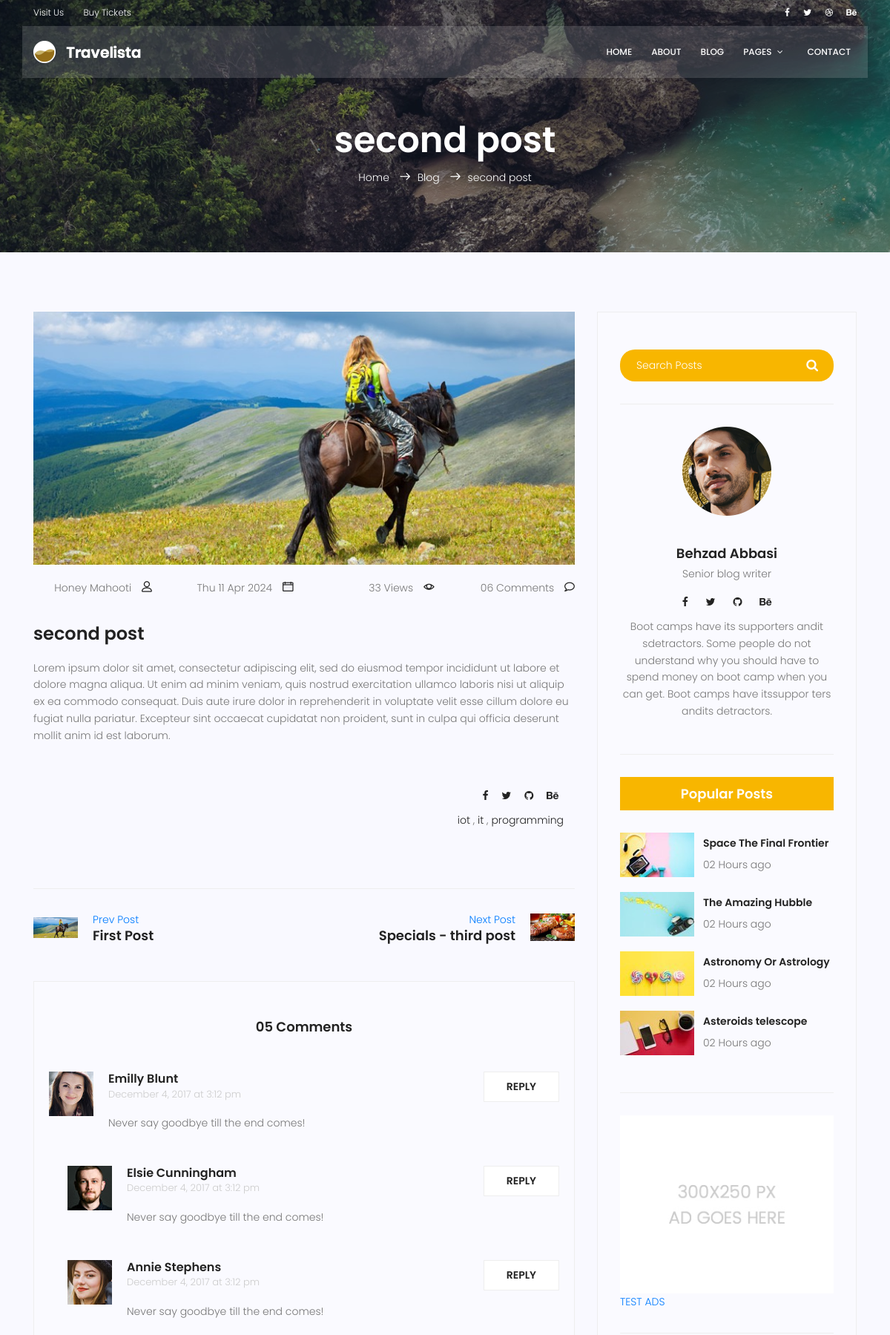
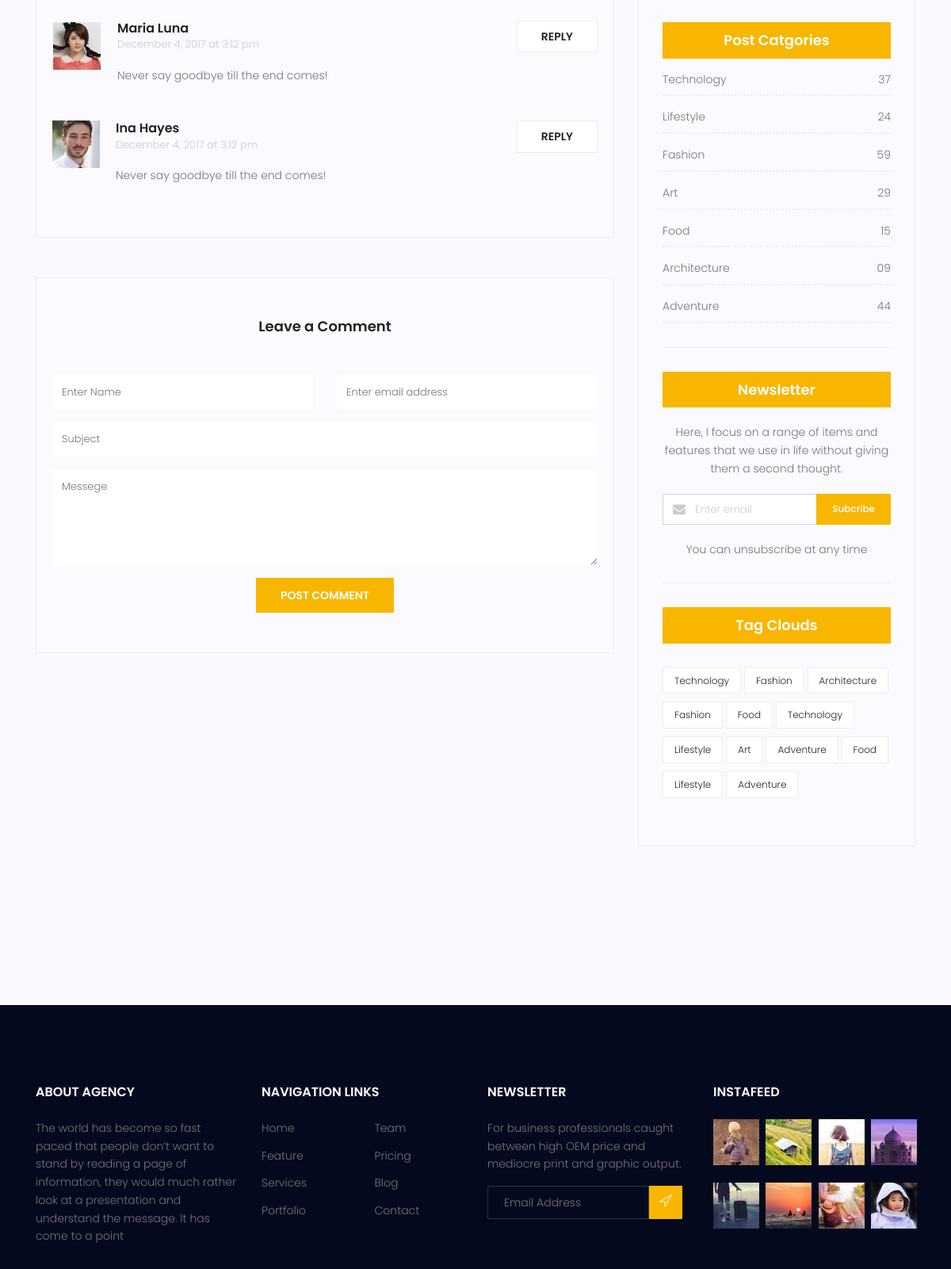
Page /blog/2 (upper part) on the committed database (2 pictures, top to bottom).
### blog/models.py (models this page shows, shortened)
class Post(models.Model):
    image = models.ImageField(upload_to='blog/', default='blog/default.jpg')
    author = models.ForeignKey(User, on_delete=models.SET_NULL, null=True)
    title = models.CharField(max_length=255)
    content = models.TextField()
    category= models.ManyToManyField(Category)
    counted_view=models.IntegerField(default=0) #(default = 0)
    status=models.BooleanField(default=False)
    published_date = models.DateTimeField(null=True)
    created_date = models.DateTimeField(auto_now_add=True)
    updated_date = models.DateTimeField(auto_now=True)
    class Meta:
        ordering=['-created_date']
        verbose_name='پست'
        verbose_name_plural='پست ها'

class Category(models.Model):
    name  = models.CharField(max_length=255)

### blog/views.py (the view)
# urls.py: path('<int:pid>', blog_single,name='single')
def blog_single(request, pid):
    current_time = timezone.now()
    post = get_object_or_404(Post,pk=pid, status =1 ,published_date__lte=current_time)
    post.counted_view += 1
    post.save()
    next_post = Post.objects.filter(status =1 ,published_date__lte=current_time, id__gt=pid).order_by('pk').first()
    previous_post = Post.objects.filter(status =1 ,published_date__lte=current_time, id__lt=pid).order_by('pk').last()
    context = {
        'post': post,
        'next_post': next_post,
        'previous_post': previous_post
        }
    return render (request, 'blog/blog-single.html', context)

### templates/blog/blog-single.html (shortened to what this page needs)
{% extends 'base.html' %}
{% load static %}
{% block content %}
<section class="relative about-banner">
	<div class="overlay overlay-bg"></div>
	<div class="container">
		<div class="row d-flex align-items-center justify-content-center">
			<div class="about-content col-lg-12">
				<h1 class="text-white">
					{{post.title}}
				</h1>
				<p class="text-white link-nav"><a href="{% url 'website:index' %}">Home </a> <span
						class="lnr lnr-arrow-right"></span><a href="{% url 'blog:index' %}">Blog </a> <span
						class="lnr lnr-arrow-right"></span>{{post.title}}</p>
			</div>
		</div>
	</div>
</section>
<section class="post-content-area single-post-area">
	<div class="container">
		<div class="row">
			<div class="col-lg-8 posts-list">
				<div class="single-post row">
					<div class="col-lg-12">
						<div class="feature-img">
							<img class="img-fluid" src="{{post.image.url}}" alt="">
						</div>
					</div>
					<div class="col-lg-12 meta-details">
						<div class="user-details row">
							<p class="user-name col-lg-3 col-sm-6"><a href="#">{{post.author.get_full_name}}</a> <span
									class="lnr lnr-user"></span></p>
							<p class="date col-lg-3 col-sm-6"><a href="#">{{post.published_date| date:"D d M Y"}}</a>
								<span class="lnr lnr-calendar-full"></span>
							</p>
							<p class="view col-lg-3 col-sm-6"><a href="#">{{post.counted_view}} Views</a> <span
									class="lnr lnr-eye"></span></p>
							<p class="comments col-lg-3 col-sm-6"><a href="#">06 Comments</a> <span
									class="lnr lnr-bubble"></span></p>
						</div>
					</div>
					<div class="col-lg-12 col-md-12">
						<h3 class="mt-20 mb-20">{{post.title}}</h3>
						<p>
							{{post.content}}
						</p>
						<br>
						<div class="col-lg-12 meta-details">
							<div clas="first-row">
								<ul class="social-links">
									<li><a href="#"><i class="fa fa-facebook"></i></a></li>
									<li><a href="#"><i class="fa fa-twitter"></i></a></li>
									<li><a href="#"><i class="fa fa-github"></i></a></li>
									<li><a href="#"><i class="fa fa-behance"></i></a></li>
								</ul>
								<ul class="tags">
									{% for cat in post.category.all%}
										<li><a href="#"> {{cat.name}} </a> {% if not forloop.last %},{%endif%}</li>
									{% endfor %}
								</ul>
							</div>
						</div>
					</div>
				</div>
				<div class="navigation-area">
					<div class="row">
						<div
							class="col-lg-6 col-md-6 col-12 nav-left flex-row d-flex justify-content-start align-items-center">
							{% if previous_post %}
							<div class="thumb">
								<a href="{% url 'blog:single' pid=previous_post.id %}"><img width="60" height="60"
										class="img-fluid" src="{{previous_post.image.url}}" alt=""></a>
							</div>
							<div class="arrow">
								<a href="{% url 'blog:single' pid=previous_post.id %}"></a>
							</div>
							<div class="detials">
								<a href="{% url 'blog:single' pid=previous_post.id %}">Prev Post
									<h4>{{previous_post.title}}</h4>
								</a>
							</div>
							{% endif %}
						</div>
						<div
							class="col-lg-6 col-md-6 col-12 nav-right flex-row d-flex justify-content-end align-items-center">
							{% if next_post %}
							<div class="detials">
								<a href="{% url 'blog:single' pid=next_post.id %}">Next Post
									<h4>{{next_post.title}}</h4>
								</a>
							</div>
							<div class="arrow">
								<a href="{% url 'blog:single' pid=next_post.id %}"></a>
							</div>
							<div class="thumb">
								<a href="{% url 'blog:single' pid=next_post.id %}"><img width="60" height="60"
										class="img-fluid" src="{{next_post.image.url}}" alt=""></a>
							</div>
							{% endif %}
						</div>
					</div>
				</div>
				<div class=" comments-area">
					<h4>05 Comments</h4>
					<div class="comment-list">
						<div class="single-comment justify-content-between d-flex">
							<div class="user justify-content-between d-flex">
								<div class="thumb">
									<img src="{%static 'img/blog/c1.jpg' %}" alt="">
								</div>
								<div class="desc">
									<h5><a href="#">Emilly Blunt</a></h5>
									<p class="date">December 4, 2017 at 3:12 pm </p>
									<p class="comment">
										Never say goodbye till the end comes!
									</p>
								</div>
							</div>
							<div class="reply-btn">
								<a href="" class="btn-reply text-uppercase">reply</a>
							</div>
						</div>
					</div>
					<div class="comment-list left-padding">
						<div class="single-comment justify-content-between d-flex">
							<div class="user justify-content-between d-flex">
								<div class="thumb">
									<img src="{%static 'img/blog/c2.jpg' %}" alt="">
								</div>
								<div class="desc">
									<h5><a href="#">Elsie Cunningham</a></h5>
									<p class="date">December 4, 2017 at 3:12 pm </p>
									<p class="comment">
										Never say goodbye till the end comes!
									</p>
								</div>
							</div>
							<div class="reply-btn">
								<a href="" class="btn-reply text-uppercase">reply</a>
							</div>
						</div>
					</div>
					<div class="comment-list left-padding">
						<div class="single-comment justify-content-between d-flex">
							<div class="user justify-content-between d-flex">
								<div class="thumb">
									<img src="{%static 'img/blog/c3.jpg' %}" alt="">
								</div>
								<div class="desc">
									<h5><a href="#">Annie Stephens</a></h5>
									<p class="date">December 4, 2017 at 3:12 pm </p>
									<p class="comment">
										Never say goodbye till the end comes!
									</p>
								</div>
							</div>
							<div class="reply-btn">
								<a href="" class="btn-reply text-uppercase">reply</a>
							</div>
						</div>
					</div>
					<div class="comment-list">
						<div class="single-comment justify-content-between d-flex">
							<div class="user justify-content-between d-flex">
								<div class="thumb">
									<img src="{%static 'img/blog/c4.jpg' %}" alt="">
								</div>
								<div class="desc">
									<h5><a href="#">Maria Luna</a></h5>
									<p class="date">December 4, 2017 at 3:12 pm </p>
									<p class="comment">
										Never say goodbye till the end comes!
									</p>
								</div>
							</div>
							<div class="reply-btn">
								<a href="" class="btn-reply text-uppercase">reply</a>
							</div>
						</div>
					</div>
					<div class="comment-list">
						<div class="single-comment justify-content-between d-flex">
							<div class="user justify-content-between d-flex">
								<div class="thumb">
									<img src="{%static 'img/blog/c5.jpg' %}" alt="">
								</div>
								<div class="desc">
									<h5><a href="#">Ina Hayes</a></h5>
									<p class="date">December 4, 2017 at 3:12 pm </p>
									<p class="comment">
										Never say goodbye till the end comes!
									</p>
								</div>
							</div>
							<div class="reply-btn">
								<a href="" class="btn-reply text-uppercase">reply</a>
							</div>
						</div>
					</div>
				</div>
				<div class="comment-form">
					<h4>Leave a Comment</h4>
					<form>
						<div class="form-group form-inline">
							<div class="form-group col-lg-6 col-md-12 name">
								<input type="text" class="form-control" id="name" placeholder="Enter Name"
									onfocus="this.placeholder = ''" onblur="this.placeholder = 'Enter Name'">
							</div>
							<div class="form-group col-lg-6 col-md-12 email">
								<input type="email" class="form-control" id="email" placeholder="Enter email address"
									onfocus="this.placeholder = ''" onblur="this.placeholder = 'Enter email address'">
							</div>
						</div>
						<div class="form-group">
							<input type="text" class="form-control" id="subject" placeholder="Subject"
								onfocus="this.placeholder = ''" onblur="this.placeholder = 'Subject'">
						</div>
						<div class="form-group">
							<textarea class="form-control mb-10" rows="5" name="message" placeholder="Messege"
								onfocus="this.placeholder = ''" onblur="this.placeholder = 'Messege'"
								required=""></textarea>
						</div>
						<a href="#" class="primary-btn text-uppercase">Post Comment</a>
					</form>
				</div>
			</div>
			<div class="col-lg-4 sidebar-widgets">
				<div class="widget-wrap">
					<div class="single-sidebar-widget search-widget">
						<form class="search-form" action="#">
							<input placeholder="Search Posts" name="search" type="text" onfocus="this.placeholder = ''"
								onblur="this.placeholder = 'Search Posts'">
							<button type="submit"><i class="fa fa-search"></i></button>
						</form>
					</div>
					{% include 'blog/blog-writer.html' %}
					<div class="single-sidebar-widget popular-post-widget">
						<h4 class="popular-title">Popular Posts</h4>
						<div class="popular-post-list">
							<div class="single-post-list d-flex flex-row align-items-center">
								<div class="thumb">
									<img class="img-fluid" src="{%static 'img/blog/pp1.jpg' %}" alt="">
								</div>
								<div class="details">
									<a href="blog-single.html">
										<h6>Space The Final Frontier</h6>
									</a>
									<p>02 Hours ago</p>
								</div>
							</div>
							<div class="single-post-list d-flex flex-row align-items-center">
								<div class="thumb">
									<img class="img-fluid" src="{%static 'img/blog/pp2.jpg' %}" alt="">
								</div>
								<div class="details">
									<a href="blog-single.html">
										<h6>The Amazing Hubble</h6>
									</a>
									<p>02 Hours ago</p>
								</div>
							</div>
							<div class="single-post-list d-flex flex-row align-items-center">
								<div class="thumb">
									<img class="img-fluid" src="{%static 'img/blog/pp3.jpg' %}" alt="">
								</div>
								<div class="details">
									<a href="blog-single.html">
										<h6>Astronomy Or Astrology</h6>
									</a>
									<p>02 Hours ago</p>
								</div>
							</div>
							<div class="single-post-list d-flex flex-row align-items-center">
								<div class="thumb">
									<img class="img-fluid" src="{%static 'img/blog/pp4.jpg' %}" alt="">
								</div>
								<div class="details">
									<a href="blog-single.html">
										<h6>Asteroids telescope</h6>
									</a>
									<p>02 Hours ago</p>
								</div>
							</div>
						</div>
					</div>
					{% include 'blog/blog-ads.html' %}
					<div class="single-sidebar-widget post-category-widget">
						<h4 class="category-title">Post Catgories</h4>
						<ul class="cat-list">
							<li>
								<a href="#" class="d-flex justify-content-between">
									<p>Technology</p>
									<p>37</p>
								</a>
							</li>
							<li>
								<a href="#" class="d-flex justify-content-between">
									<p>Lifestyle</p>
									<p>24</p>
								</a>
							</li>
							<li>
								<a href="#" class="d-flex justify-content-between">
									<p>Fashion</p>
									<p>59</p>
								</a>
							</li>
							<li>
								<a href="#" class="d-flex justify-content-between">
									<p>Art</p>
									<p>29</p>
								</a>
							</li>
							<li>
								<a href="#" class="d-flex justify-content-between">
									<p>Food</p>
									<p>15</p>
								</a>
							</li>
							<li>
								<a href="#" class="d-flex justify-content-between">
									<p>Architecture</p>
									<p>09</p>
								</a>
							</li>
							<li>
								<a href="#" class="d-flex justify-content-between">
									<p>Adventure</p>
									<p>44</p>
								</a>
							</li>
						</ul>
					</div>
					<div class="single-sidebar-widget newsletter-widget">
						<h4 class="newsletter-title">Newsletter</h4>
						<p>
							Here, I focus on a range of items and features that we use in life without
							giving them a second thought.
						</p>
						<div class="form-group d-flex flex-row">
							<div class="col-autos">
								<div class="input-group">
									<div class="input-group-prepend">
										<div class="input-group-text"><i class="fa fa-envelope" aria-hidden="true"></i>
										</div>
									</div>
									<input type="text" class="form-control" id="inlineFormInputGroup"
										placeholder="Enter email" onfocus="this.placeholder = ''"
										onblur="this.placeholder = 'Enter email'">
								</div>
							</div>
							<a href="#" class="bbtns">Subcribe</a>
						</div>
						<p class="text-bottom">
							You can unsubscribe at any time
						</p>
					</div>
					<div class="single-sidebar-widget tag-cloud-widget">
						<h4 class="tagcloud-title">Tag Clouds</h4>
						<ul>
							<li><a href="#">Technology</a></li>
							<li><a href="#">Fashion</a></li>
							<li><a href="#">Architecture</a></li>
							<li><a href="#">Fashion</a></li>
							<li><a href="#">Food</a></li>
							<li><a href="#">Technology</a></li>
							<li><a href="#">Lifestyle</a></li>
							<li><a href="#">Art</a></li>
							<li><a href="#">Adventure</a></li>
							<li><a href="#">Food</a></li>
							<li><a href="#">Lifestyle</a></li>
							<li><a href="#">Adventure</a></li>
						</ul>
					</div>
				</div>
			</div>
		</div>
	</div>
</section>
{% endblock %}

### rows in the picture
Post: title "second post", image (placeholder picture), author.get_full_name "Honey Mahooti", published_date "Thu 11 Apr 2024", counted_view "33", content "Lorem ipsum dolor sit amet, consectetur adipiscing elit, sed do eiusmod tempor incididunt ut labore et dolore magna aliqua. Ut enim ad minim veniam, quis nostrud exercitation ullamco laboris nisi ut aliquip ex ea commodo consequat. Duis aute irure dolor in reprehenderit in voluptate velit esse cillum dolore eu fugiat nulla pariatur. Excepteur sint occaecat cupidatat non proident, sunt in culpa qui officia deserunt mollit anim id est laborum."
Category: name "iot"
Category: name "it"
Category: name "programming"
Post: image (placeholder picture), title "First Post"
Post: title "Specials - third post", image (picture)
